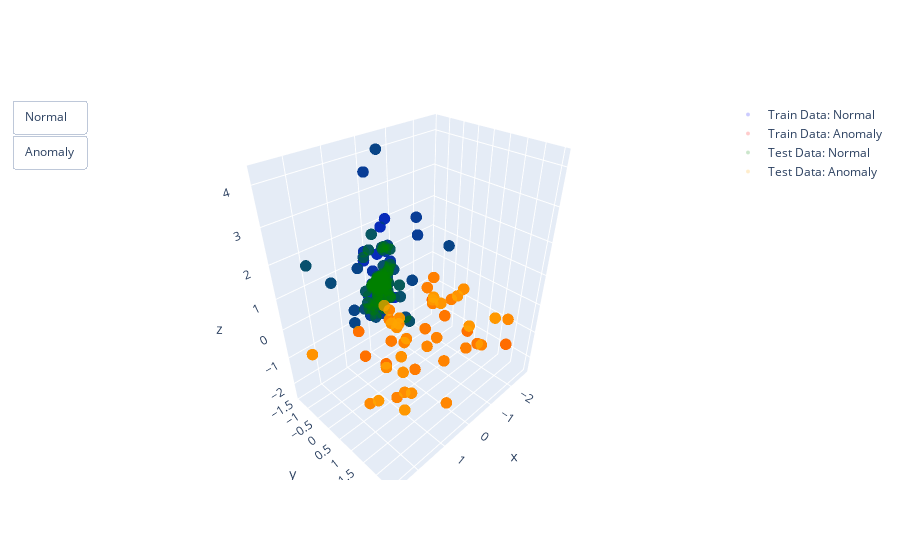

Notebook cell for this chart:
### Markdown cell above
# Vẽ biểu đồ 3D

### Code cell
import plotly.graph_objects as go
import pandas as pd

data_sets = [(X_train, y_train, "Train"), (X_test, y_test, "Test")]
train_colors = ["blue", "red"]
test_colors = ["green", "orange"]
visible_dict = {"Normal": True, "Anomaly": True}
fig = go.Figure()

# Tạo biểu đồ 3D cho tập huấn luyện và tập kiểm tra
for (X, y, name_prefix), colors in zip(data_sets, [train_colors, test_colors]):
    balanced_data = pd.DataFrame(
        {"x": X[:, 0], "y": X[:, 1], "z": X[:, 2], "anomaly": y}
    ).sample(n=min(50000, len(X)), random_state=42)

    for anomaly_label, color in zip(range(2), colors):
        scatter = go.Scatter3d(
            x=balanced_data[balanced_data["anomaly"] == anomaly_label]["x"],
            y=balanced_data[balanced_data["anomaly"] == anomaly_label]["y"],
            z=balanced_data[balanced_data["anomaly"] == anomaly_label]["z"],
            mode="markers",
            marker=dict(size=4, color=color, opacity=0.1),
            name=f'{name_prefix} Data: {"Normal" if anomaly_label == 0 else "Anomaly"}',
            visible=visible_dict.get("Normal", True)
            if anomaly_label == 0
            else visible_dict.get("Anomaly", True),
        )
        fig.add_trace(scatter)

# Thêm nút để chuyển đổi giữa các lớp
buttons = [
    dict(
        label="Normal",
        method="update",
        args=[
            {
                "visible": [
                    True,
                    False,
                    True,
                    False,
                    visible_dict["Anomaly"],
                    visible_dict["Anomaly"],
                ]
            }
        ],
    ),
    dict(
        label="Anomaly",
        method="update",
        args=[
            {
                "visible": [
                    False,
                    True,
                    False,
                    True,
                    visible_dict["Normal"],
                    visible_dict["Normal"],
                ]
            }
        ],
    ),
]

# Cập nhật và hiển thị biểu đồ
fig.update_layout(updatemenus=[dict(type="buttons", showactive=False, buttons=buttons)])
fig.show()

### Figure 1 — Plotly figure (JSON) as saved in the notebook; plotly's stock layout.template omitted (floating-point values rounded to 4 significant figures; data arrays with more than 128 entries replaced by an {"elided": "..."} marker saying what was removed)
{"data": [{"marker": {"color": "blue", "opacity": 0.1, "size": 4}, "mode": "markers", "name": "Train Data: Normal", "type": "scatter3d", "visible": true, "x": {"elided": "3069 float values"}, "y": {"elided": "3069 float values"}, "z": {"elided": "3069 float values"}}, {"marker": {"color": "red", "opacity": 0.1, "size": 4}, "mode": "markers", "name": "Train Data: Anomaly", "type": "scatter3d", "visible": true, "x": {"elided": "3075 float values"}, "y": {"elided": "3075 float values"}, "z": {"elided": "3075 float values"}}, {"marker": {"color": "green", "opacity": 0.1, "size": 4}, "mode": "markers", "name": "Test Data: Normal", "type": "scatter3d", "visible": true, "x": {"elided": "771 float values"}, "y": {"elided": "771 float values"}, "z": {"elided": "771 float values"}}, {"marker": {"color": "orange", "opacity": 0.1, "size": 4}, "mode": "markers", "name": "Test Data: Anomaly", "type": "scatter3d", "visible": true, "x": {"elided": "765 float values"}, "y": {"elided": "765 float values"}, "z": {"elided": "765 float values"}}], "layout": {"updatemenus": [{"buttons": [{"args": [{"visible": [true, false, true, false, true, true]}], "label": "Normal", "method": "update"}, {"args": [{"visible": [false, true, false, true, true, true]}], "label": "Anomaly", "method": "update"}], "showactive": false, "type": "buttons"}]}}
